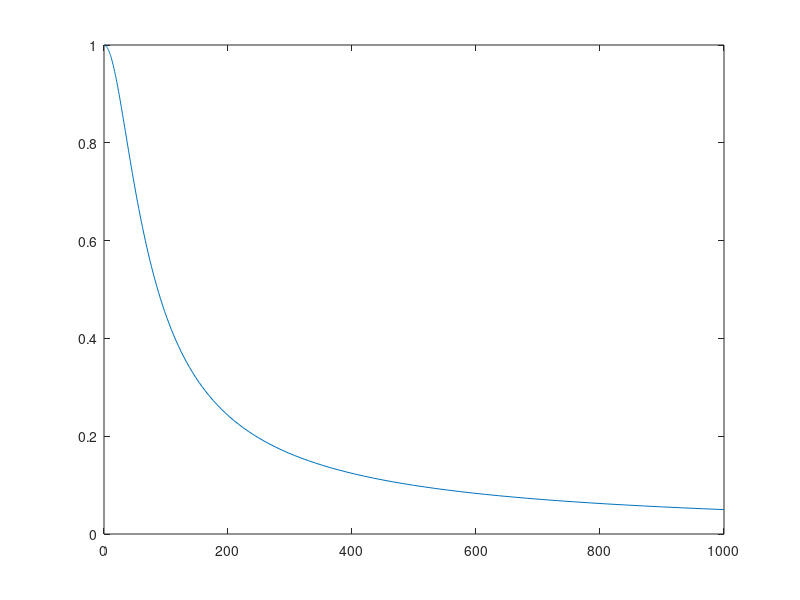

The MATLAB script that drew this image:
% 스타일 없는 FRF magnitude 플롯 — plot-style eval 입력 (선형 주파수축, 라벨/단위 없음)
f = logspace(0, 3, 200);
H = 1 ./ (1 + 1i*f/50);
figure;
plot(f, abs(H));
